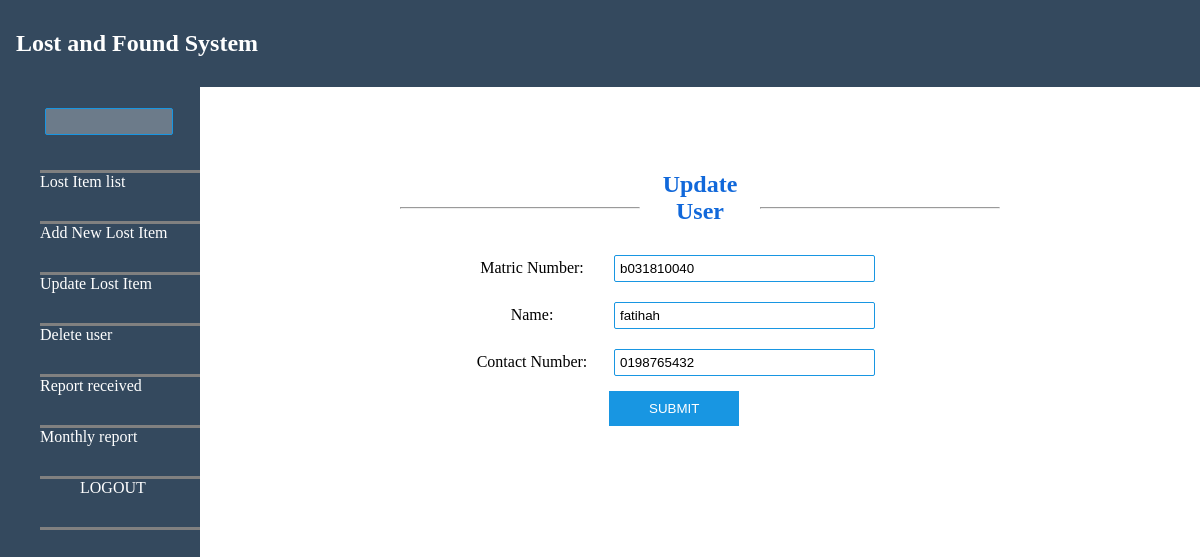
Page /updateUser.php?matric_no=b031810040 on the committed database.
### tables this page shows
CREATE TABLE `user` (
  `matric_no` varchar(10) NOT NULL,
  `Fname` char(30) NOT NULL,
  `cnum` varchar(15) NOT NULL,
  `password` varchar(8) NOT NULL
);

### updateUser.php (the view, shortened to what this page needs)
<html>
<head>
<link rel="stylesheet" type="text/css" href="styles/style_admin.css">
</head>
<body>
<div class="main">
		<?php include 'menuA.php'; ?>
	</div>
<div class="Mcontent">
	<br><br><br><br>
		<table align="center" border="0" width="50%" cellpadding="0" cellspacing="0">
			<td><hr></td>
				<td width="20%" align="center"><h2><font color="#1168da">Update User</font></h2></td>
			<td><hr></td>
		</table>
				<?php
				  include ('connection.php');
					$sql = "SELECT * FROM user WHERE matric_no ='".$_GET['matric_no']."'";
					$result = mysqli_query($conn,$sql);
					$row = mysqli_fetch_array($result);
				?>
				<form action="updateUser1.php?matric_no=<?php echo $row['matric_no']; ?>"  method="post">
				<table align="center" border="0" width="40%" cellpadding="5" cellspacing="0">
					<tr>
						<td align="center" width="30%"> Matric Number: </td>
						<td><input class="Minput" type="text" name="matric_no" value="<?php echo $row['matric_no']; ?> "></td>
					</tr>
					<tr>
						<td align="center" width="30%"> Name: </td>
						<td><input class="Minput" type="text" name="Fname" value="<?php echo $row['Fname']; ?> " autofocus required></td>
					</tr>
					<tr>
						<td align="center" width="30%"> Contact Number: </td>
						<td><input class="Minput" type="text" name="cnum" value="<?php echo $row['cnum']; ?> " autofocus required></td>
					</tr>
					<tr>
						<td> </td>
						<td><input class="Lbtn" type="submit" name="submit" value="submit"></td>
					</tr>
				</table>
				</form>
	</div
<div class="footer">
</body>
</html>

### styles/style_admin.css (style rules this page uses)
body { margin: 0px; border: 0px; }
.Mcontent { margin left: 16%; margin-top: 1%; margin right:1%; margin-bottom: 5%; }
.Lbtn { background: #1896e2; color: #fff; width: 40%; text-transform: uppercase; border: 0; padding: 10px; margin: 0px; cursor: pointer; }
.Minput { padding: 5px; margin: 5px; border-radius: 2px; width: 80%; border: 1.5px solid #1896e2; }

### rows in the picture
user: matric_no "b031810040", Fname "fatihah", cnum "0198765432"
